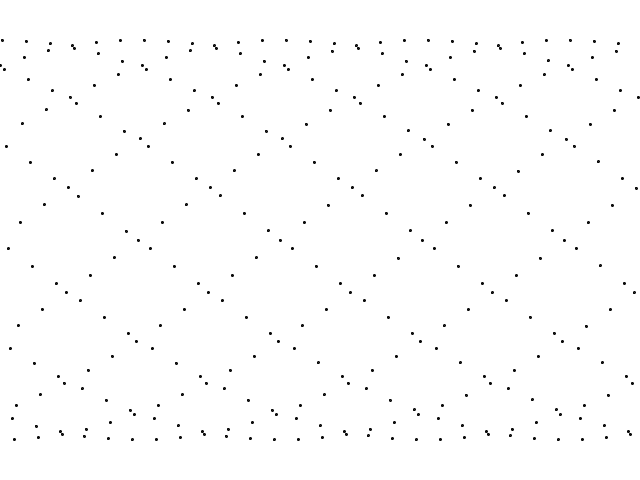
Frame 1 (no input)
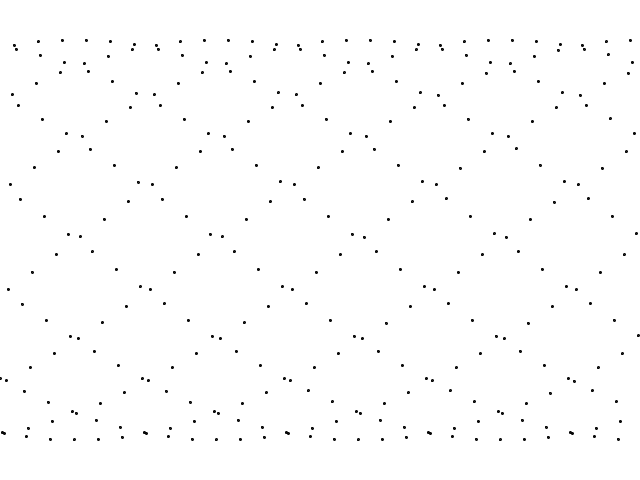
Frame 60 (the mouse pressed at the canvas centre just before this capture)
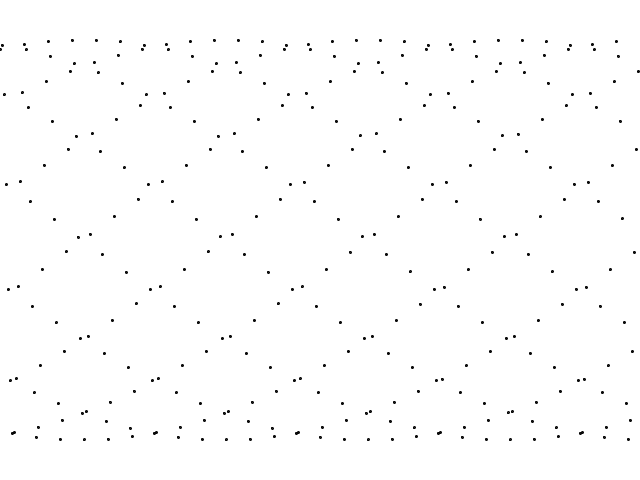
Frame 120 (the mouse held since frame 60 and released just before this capture)

The Processing sketch that drew these frames (run headless with seeded random() and noise(); from frame 60 on, the mouse is pressed at the canvas centre):

// Processing sketch: hw4_test3
// ── hw4_test3.pde
//ArrayList<Dot> dots = new ArrayList<Dot>();
Dot dots;

void setup() {
  size(640, 480);

  //for (int i=0; i<200; i++) {
  //  dots.add(new Dot(new PVector (random(0,width), height/2), width, 200, 100 ));
  //}

  dots = new Dot( new PVector ( 0, height/2), width, 200, 100 );
}

void draw() {
  background(255);

  //for (int i=0; i<dots.size(); i++) {
  //  Dot d = dots.get(i);
  //d.update();
  //d.display();
  //}

  dots.update();
  dots.display();
}

// ── Dot.pde
class Dot {
  int w;
  int xSpacing = 2;

  PVector origin;
  float angle = 0;
  float amp;
  float freq = .0001;
  //float period;
  //float dx;
  float[] yValues;

  float y;
  float mass=2;

  Dot(PVector o, int _w, float _amp, float _freq) {
    origin = o.get();
    w = _w;
    amp = _amp;
    freq = _freq;
    //period = _period;
    //dx = (TWO_PI / period) * xSpacing;
    yValues = new float[w/xSpacing];
  }

  void update() {
    angle += freq;

    //for (int i=0; i<dots.size(); i++) {
    for (int i=0; i<dots.yValues.length; i++) {
      //angle += dx;
      angle += freq;
      yValues[i] = sin(angle)*amp;
    }
  }
  void display() {
    //for (int x=0; x<dots.size(); x++) {
    for (int angle = 0; angle < yValues.length; angle++) {
      fill(0);
      ellipseMode(CENTER);
      ellipse(origin.x + angle*xSpacing, origin.y+yValues[angle], mass, mass);
    }
  }
}
